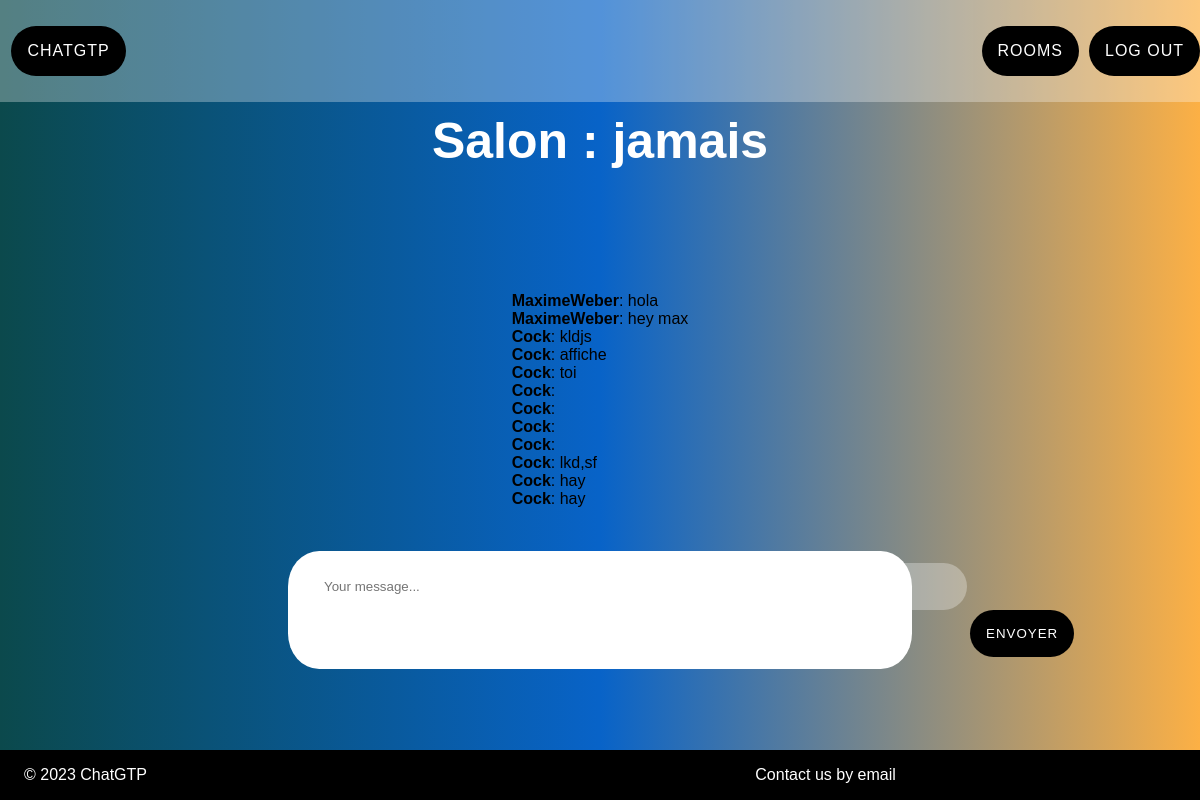
The app's page /chat/jamais/ (signed in) with its own data.
### chat/models.py (models this page shows, shortened)
class Room(models.Model):
    name = models.CharField(max_length=255)
    slug = models.SlugField(max_length=30)

class Message(models.Model):
    room = models.ForeignKey(Room, related_name='messages', on_delete=models.CASCADE)
    user = models.ForeignKey(User, related_name='messages', on_delete=models.CASCADE)
    content = models.TextField(default="")

### chat/views.py (the view)
# urls.py: path('<slug:slug>/', views.room, name='room'),
@login_required
def room(request, slug):
    room = Room.objects.get(slug=slug)
    messages = Message.objects.filter(room=room)[0:25]
    return render(request, 'chat/room.html', {'room': room, 'messages': messages})

### chat/templates/chat/room.html (shortened to what this page needs)
{% extends 'core/base.html' %}
{% block content %}
<div class="page-title">
    <h1>Salon : {{ room.name }}</h1>
</div>
    <div id="block-message" >
        <div>
            {% for m in messages %}
                        <div id="message">
                            <b>{{ m.user.username }}</b>: {{ m.content }}
                        </div>
            {% endfor %}
        </div>
    </div>
    <div class="message-typing">
        <form id="post-form">
            <input type="text" name="content" placeholder="Your message..." id="chat-message-input">
            <input id="sendmessage" type="submit" value="Envoyer" />
        </form>
    </div>
{% endblock %}

### core/static/css/style.css (style rules this page uses)
* { margin:0; padding:0; }
body { font-family:'Poppins', sans-serif; min-height:100vh; background:#0B494C; background: linear-gradient(90deg, #0B494C 0%, #0863C8 50%, #FCB045 100%); display:flex; align-items:center; justify-content:center; }
.page-title { position:fixed; margin:auto; top:4%; text-align:center; }
.page-title h1 { font-size: 50px; color:white; }
.message-typing { position:fixed; width:50%; padding:1%; margin:auto; margin-top:35%; display:flex; align-items: center; background-color: white; border-radius:5%/30%; }
.message-typing #chat-message-input { border:none; outline:none; background:rgba(255, 255, 255, .3); padding:1rem 1.5rem; border-radius:100px; width:80%; }
.message-typing #sendmessage { position:static; margin-left:670px; vertical-align:50%; border:none; outline:none; background:black; color:white; padding:1rem; border-radius:100px; text-transform:uppercase; letter-spacing:1px; }
@media (min-width: 1024px) { .page-title { padding:5em; } }
@media (min-width: 1024px) { .page-title h1 { font-size: 50px; } }

### records on screen
Room: name "jamais"
Message: user.username "MaximeWeber", content "hola"
Message: user.username "MaximeWeber", content "hey max"
Message: user.username "Cock", content "kldjs"
Message: user.username "Cock", content "affiche"
Message: user.username "Cock", content "toi"
Message: user.username "Cock"
Message: user.username "Cock"
Message: user.username "Cock"
Message: user.username "Cock"
Message: user.username "Cock", content "lkd,sf"
Message: user.username "Cock", content "hay"
Message: user.username "Cock", content "hay"
